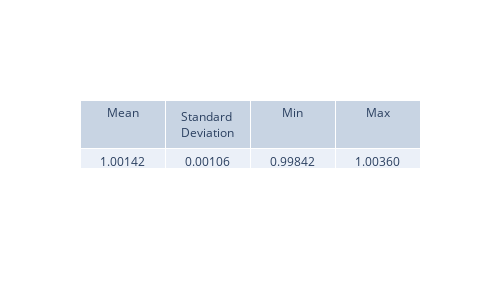

The notebook cell saved with this chart:
### Code cell
from scipy.integrate import simpson

norms = []
norms_monte = []

for i in range(5000):
    psi_sq_i = psi_real_pinn[:, i] ** 2 + psi_img_pinn[:, i] ** 2
    normalization = simpson(psi_sq_i, x=x_values)
    normalization_monte = np.mean(psi_sq_i) * (x_max - x_min)
    norms.append(normalization)
    norms_monte.append(normalization_monte)
    
view_metrics(np.array(norms))

plt.figure(figsize=(8,5), dpi=200)
plt.plot(t_values, norms, '-', label='Simpson')
plt.plot(t_values, norms_monte, '--', label="Monte Carlo")
plt.axhline(1.0, color='red', linestyle='--', label='Expected = 1')
plt.xlabel('Time (ps)')
plt.ylabel('Normalization')
plt.title('Wavefunction Normalization Over Time')
plt.legend()
plt.grid(True)



plt.show()

### Figure 1 — Plotly figure (JSON) as saved in the notebook; plotly's stock layout.template omitted (floating-point values rounded to 4 significant figures)
{"data": [{"cells": {"values": [["1.00142"], ["0.00106"], ["0.99842"], ["1.00360"]]}, "header": {"values": ["Mean", "Standard Deviation", "Min", "Max"]}, "type": "table"}], "layout": {"height": 300, "width": 500}}
